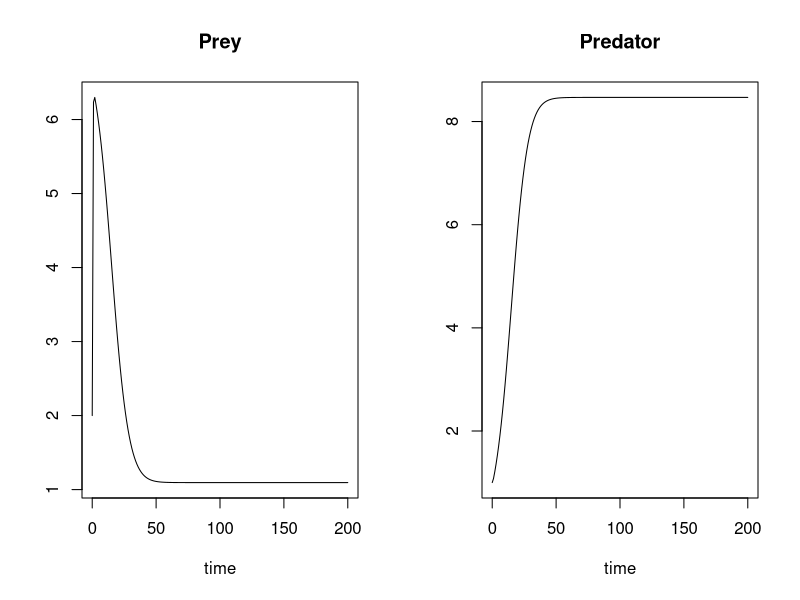

Source code (R):
## Abrams et al. 2013 MSY model
# playing with ODEs
require(deSolve)
LVmod <- function(Time, State, Pars) {
  with(as.list(c(State, Pars)), {
    Ingestion    <- attackrate  * Prey * Predator
    GrowthPrey   <- Prey * (r - k*Prey)
    MortPredator <- rMort 
    Harvest      <- catchability * effort * Predator
    
    dPrey        <- GrowthPrey - Ingestion
    dPredator    <- Ingestion*b  - MortPredator - Harvest
    
    return(list(c(dPrey, dPredator)))
  })
}


r=5 # birth rate (adjusted)
k=.7 # carrying capacity (adjusted)
d=0.02 # death rate
q=.1    # catchability, not in Abrams et al. 2013
C = .5 #0.5   # parameter that should not drive population to extinction
E = 0.25  # " "
b = .05 # (adjusted)

pars  <- c(attackrate   = C,    # /day, rate of ingestion
           r            = r,    # /day, growth rate of prey
           rMort        = d ,   # /day, mortality rate of predator
           k            = k,     # mmol/m3, carrying capacity
           catchability = q,
           effort       = E)

yini  <- c(Prey = 2, Predator = 1)
times <- seq(0, 200, by = 1)
out   <- ode(yini, times, LVmod, pars)

plot(out)
